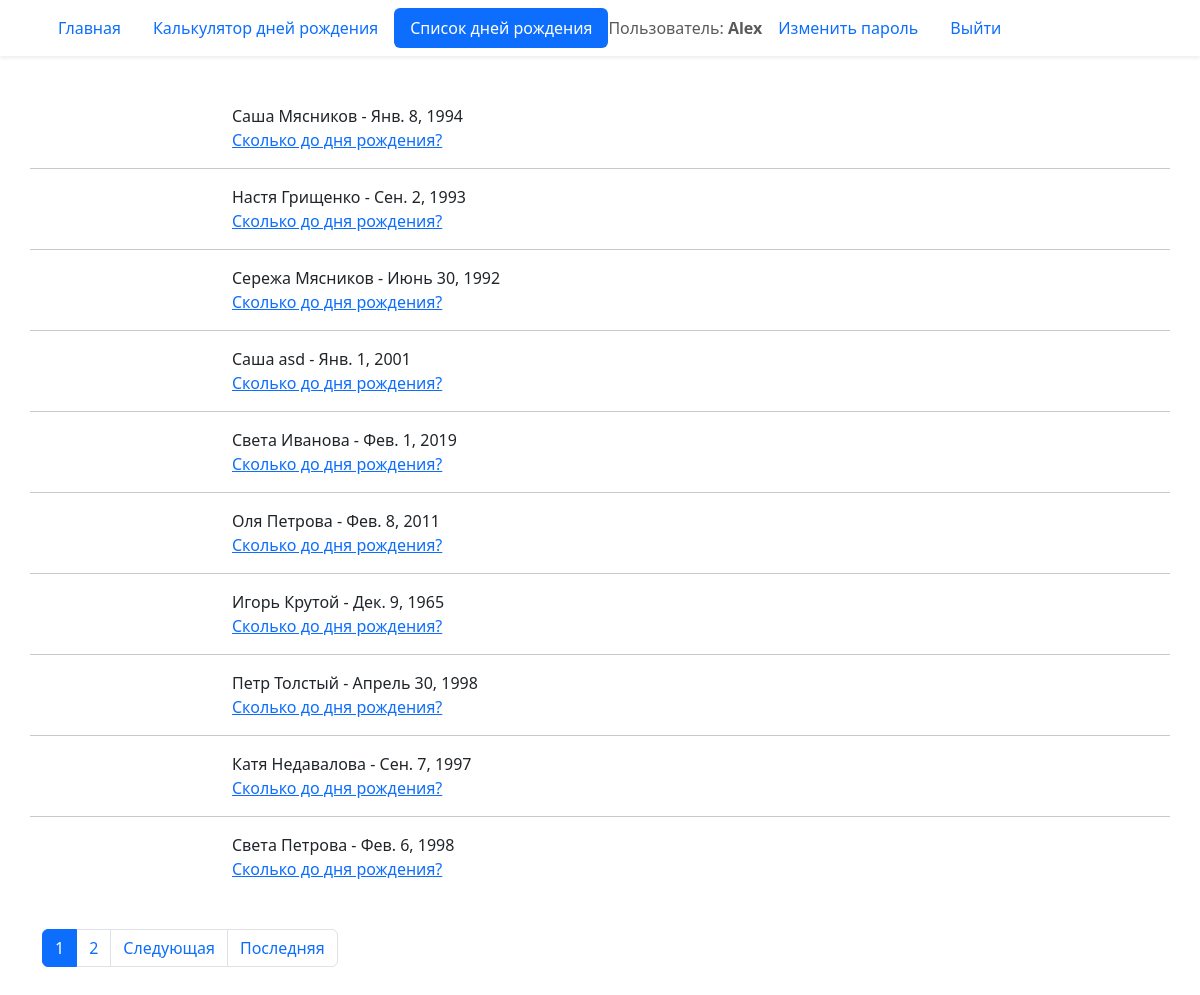
The page /birthday/list/ (signed in) on the database its author committed.
### birthday/models.py (models this page shows, shortened)
class Birthday(models.Model):
    first_name = models.CharField('Имя', max_length=20)
    last_name = models.CharField(
        'Фамилия', blank=True, help_text='Необязательное поле', max_length=20
    )
    birthday = models.DateField('Дата рождения', validators=(real_age,))
    image = models.ImageField('Фото', upload_to='birthdays_images', blank=True)
    author = models.ForeignKey(User, verbose_name='Автор записи',
                               on_delete=models.CASCADE, null=True)
    class Meta:
        verbose_name = 'Запись'
        constraints = (
            models.UniqueConstraint(
                fields=('first_name', 'last_name', 'birthday'),
                name='Unique person constraint',
            ),
        )

### birthday/views.py (the view)
# urls.py: path('list/', views.BirthdayListView.as_view(), name='list'),
class BirthdayListView(ListView):
    model = Birthday
    ordering = 'id'
    paginate_by = 10

### templates/birthday/birthday_list.html (shortened to what this page needs)
{% extends "base.html" %}
{% block content %}
  {% for birthday in page_obj %}
    <div class="row">
      <div class="col-2">
      </div>
      <div class="col-10">
        <div>
          {{ birthday.first_name }} {{ birthday.last_name }} - {{ birthday.birthday }}<br>
          <a href="{% url 'birthday:detail' birthday.id %}">Сколько до дня рождения?</a>
        </div>
      </div>
      {% if not forloop.last %}
        <hr class="mt-3">
      {% endif %}
    </div>
  {% endfor %}
  {% include "includes/paginator.html" %}
{% endblock %}

### templates/includes/header.html (shortened to what this page needs)
<header>
  <nav class="navbar shadow-sm">
    <div class="container">
      {% with request.resolver_match.view_name as view_name %}
        <ul class="nav nav-pills">
          <li class="nav-item">
            <a class="nav-link {% if view_name == 'pages:homepage' %} active {% endif %}"
              href="{% url 'pages:homepage' %}">
              Главная
            </a>
          </li>
          <li class="nav-item">
            <a class="nav-link {% if view_name == 'birthday:create' %} active {% endif %}"
              href="{% url 'birthday:create' %}">
              Калькулятор дней рождения
            </a>
          </li>
          <li class="nav-item">
            <a class="nav-link {% if view_name == 'birthday:list' %} active {% endif %}" href="{% url 'birthday:list' %}">
              Cписок дней рождения
            </a>
          </li>
          {% if user.is_authenticated %}
            <span class="navbar-text">Пользователь: <b>{{ user.username }}</b></span>
            <li class="nav-item">
              <a class="nav-link{% if view_name == 'password_change' %} active {% endif %}"
                href="{% url 'password_change' %}">Изменить пароль</a>
            </li>
            <li class="nav-item">
              <a class="nav-link" href="{% url 'logout' %}">Выйти</a>
            </li>
          {% endif %}
        </ul>
      {% endwith %}
    </div>
  </nav>
</header>

### rows shown on the page
Birthday: first_name "Саша", last_name "Мясников", birthday "Янв. 8, 1994"
Birthday: first_name "Настя", last_name "Грищенко", birthday "Сен. 2, 1993"
Birthday: first_name "Сережа", last_name "Мясников", birthday "Июнь 30, 1992"
Birthday: first_name "Саша", last_name "asd", birthday "Янв. 1, 2001"
Birthday: first_name "Света", last_name "Иванова", birthday "Фев. 1, 2019"
Birthday: first_name "Оля", last_name "Петрова", birthday "Фев. 8, 2011"
Birthday: first_name "Игорь", last_name "Крутой", birthday "Дек. 9, 1965"
Birthday: first_name "Петр", last_name "Толстый", birthday "Апрель 30, 1998"
Birthday: first_name "Катя", last_name "Недавалова", birthday "Сен. 7, 1997"
Birthday: first_name "Света", last_name "Петрова", birthday "Фев. 6, 1998"

### other values the page prints
{{ user.username }} "Alex"
{{ i }} "1"
{{ i }} "2"
